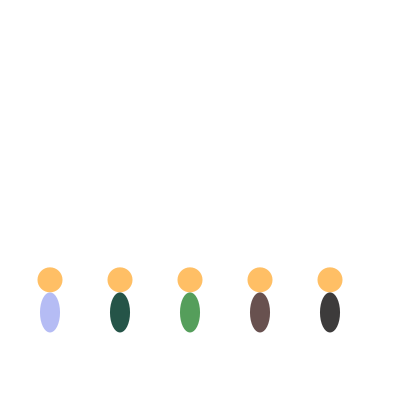
Frame 1 (no input)
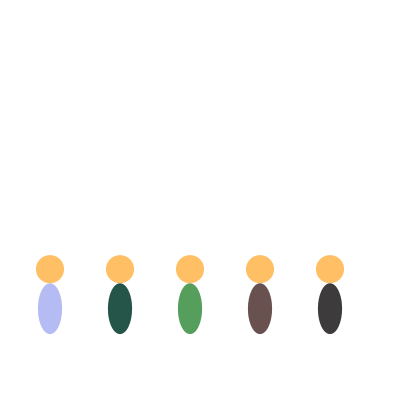
Frame 60 (the mouse pressed at the canvas centre just before this capture)
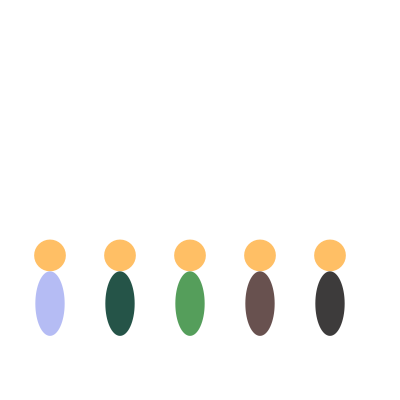
Frame 120 (the mouse held since frame 60 and released just before this capture)

The Processing sketch that drew these frames (run headless with seeded random() and noise(); from frame 60 on, the mouse is pressed at the canvas centre):

// Processing sketch: grownHumans
// ── grownHumans.pde
final float fps = 60;            // フレームレート

Human[] someone;

void setup() {
  size(400, 400);                  // ウィンドウのサイズ
  frameRate(fps);
  noStroke();                      // 輪郭線を無効に
  colorMode(HSB, 360, 100, 100);   // カラーモードをHSBに
  someone = new Human[5];
  someone[0] = new Human(50,40, 20, 25);// 初期の胴体の長さ,初期の胴体の幅,初期の頭の直径,最終の胴体の長さ,最終の胴体の幅,最終の頭の直径
  someone[1] = new Human(120,40, 20, 25);
  someone[2] = new Human(190,40, 20, 25);
  someone[3] = new Human(260,40, 20, 25);
  someone[4] = new Human(330,40, 20, 25);
}

/**
 *  人の成長を描く
 */
void draw() {
  background(0, 0, 100);      // 背景色(白)
  someone[0].start();
  someone[1].start();
  someone[2].start();
  someone[3].start();
  someone[4].start();
}

class Human {

  int x;               // 人の中心の x座標
  int y = 320;               // 人の足元の y座標
  final float growthRate = 0.004;  // 成長率
  float h;// 初期の胴体の長さ
  float w;// 初期の胴体の幅
  float d;// 初期の頭の直径
  float he;//最終の胴体の長さ
  float we;//最終の胴体の幅
  float de;//最終の頭の直径
  final int H=int(random(0, 361));
  final int S=int(random(0, 101));
  final int B=int(random(0, 101));

  Human(int x,int y,float h, float w, float d, float he, float we, float de) {
    this.y=y;
    this.x=x;
    this.h=h;
    this.w=w;
    this.d=d;
    this.he=he;
    this.we=we;
    this.de=de;
  }

  Human(int x,float h, float w, float d) {
    this.x=x;
    this.h=h;
    this.w=w;
    this.d=d;
    this.he=random(200, 301);
    this.we=random(130, 160);
    this.de=random(40, 51);
  }
  void start(){
  grown();
  drawFigure();
  }
  void grown() {
    if ( h < he )
      h = h * (1.0 + growthRate);
    if ( w < we )
      w = w * (1.0 + growthRate * 0.8);
    if ( d < de )
      d = d * (1.0 + growthRate * 0.5);
  }
  void drawFigure() {
    fill(35, 60, 100);
    ellipse(x, y - this.h, this.d, this.d);           // 顔
    fill(H, S, B);
    ellipse(x, y - this.h / 2 + this.d / 2, this.w, this.h); // 胴体
  }
}
